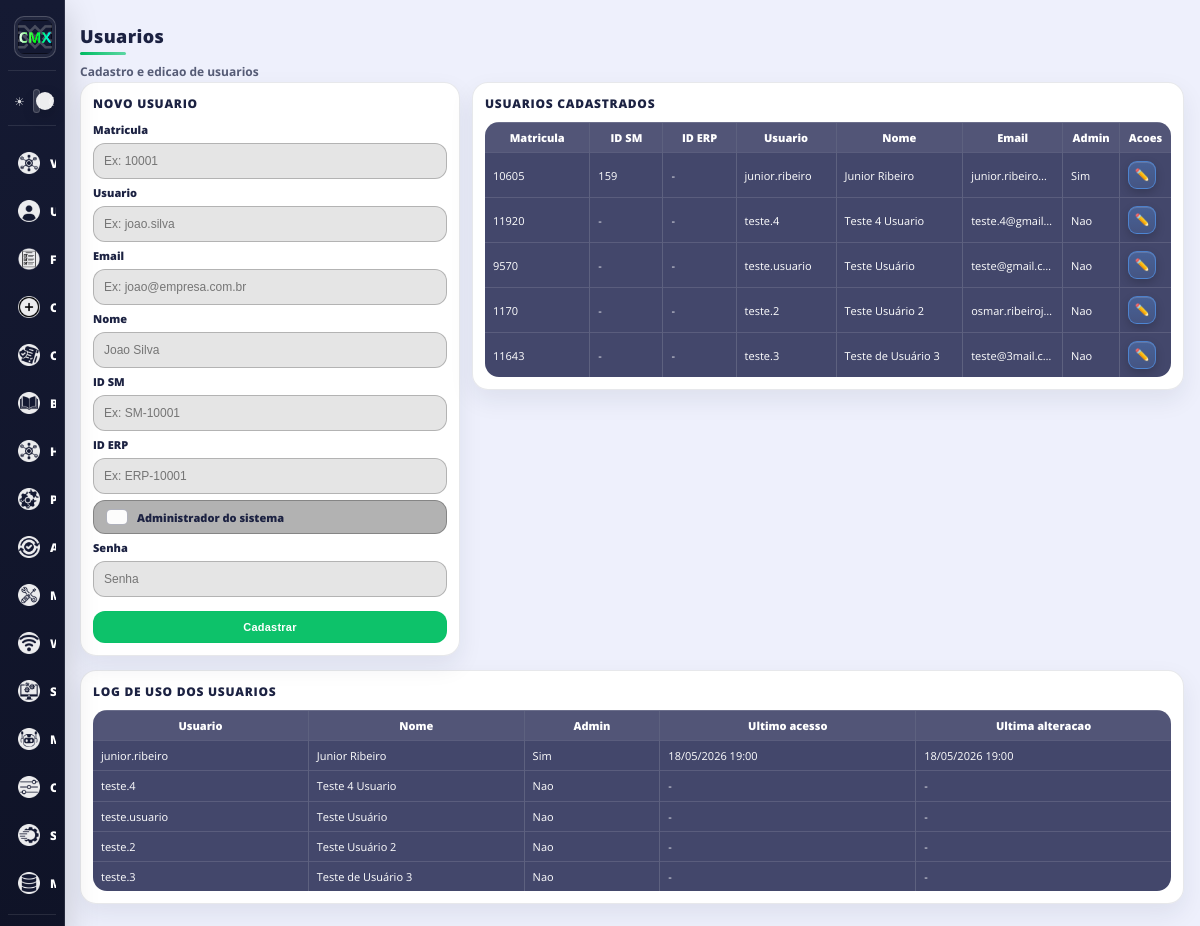
The page /main/create/user (signed in) on the database its author committed.
### accounts/models.py (models this page shows)
class User(AbstractUser):
    userId = models.CharField(max_length=20, unique=True)
    nameUser = models.CharField(max_length=150, null=True)
    id_sm = models.CharField(max_length=50, blank=True, null=True)
    id_erp = models.CharField(max_length=50, blank=True, null=True)
    is_system_admin = models.BooleanField(default=False)
    last_access_at = models.DateTimeField(blank=True, null=True)
    last_data_change_at = models.DateTimeField(blank=True, null=True)
    email = models.EmailField(unique=True)
    USERNAME_FIELD = 'username'
    REQUIRED_FIELDS = ['userId', 'email']

### generalapp/views.py (the view, shortened to what this page needs)
# urls.py: path('main/create/user', views.createUser, name='createUser'),
@login_required
def createUser(request):
    has_any_system_admin = User.objects.filter(is_system_admin=True).exists()
    can_manage_users = bool(
        getattr(request.user, "is_system_admin", False)
        or getattr(request.user, "is_superuser", False)
        or not has_any_system_admin
    )
    error_message = None
    success_message = None
    access_denied_message = None
    if not can_manage_users:
        access_denied_message = "Voce nao possui acesso a este modulo."
    users = User.objects.all().order_by("nameUser", "username")
    return render(
        request,
        "general/createUser.html",
        {
            "users": users,
            "can_manage_users": can_manage_users,
            "access_denied_message": access_denied_message,
            "error_message": error_message,
            "success_message": success_message,
        },
    )

### tiqueue/context_processors.py (called while the page is built)
def system_config(request):
    cfg = SystemConfig.objects.order_by("-updated_at", "-id").first()
    return {
        "sidebar_system_version": (cfg.system_version if cfg and cfg.system_version else ""),
    }

### templates/general/createUser.html (shortened to what this page needs)
{% load static %}
<!DOCTYPE html>
<head>
    <link rel="stylesheet" href="{% static '/style/theme.css'%}">
    <link rel="stylesheet" href="{% static '/style/createUser.css'%}">
    <link rel="stylesheet" href="{% static '/style/mainQueue.css'%}">
</head>
<body>
    {% include 'partials/sidebar.html' %}
    <div class="queue_main user-page">
        <div class="headerMain">
            <div class="headerTitle">
                <h1>Usuarios</h1>
                <div class="subtitle">Cadastro e edicao de usuarios</div>
            </div>
        </div>
        <div class="user-layout">
            <div class="user-card">
                <div class="user-card-title">Novo usuario</div>
                {% if can_manage_users %}
                <form method="POST" class="user-form">
                    <label for="create_userId">Matricula</label>
                    <input id="create_userId" type="text" name="userId" placeholder="Ex: 10001" required>
                    <label for="create_username">Usuario</label>
                    <input id="create_username" type="text" name="username" placeholder="Ex: joao.silva" required>
                    <label for="create_email">Email</label>
                    <input id="create_email" type="email" name="email" placeholder="Ex: joao@empresa.com.br" required>
                    <label for="create_nameUser">Nome</label>
                    <input id="create_nameUser" type="text" name="nameUser" placeholder="Joao Silva" required>
                    <label for="create_id_sm">ID SM</label>
                    <input id="create_id_sm" type="text" name="id_sm" placeholder="Ex: SM-10001">
                    <label for="create_id_erp">ID ERP</label>
                    <input id="create_id_erp" type="text" name="id_erp" placeholder="Ex: ERP-10001">
                    <label class="queue-check queue-control user-inline-check">
                        <input type="checkbox" name="is_system_admin">
                        <span>Administrador do sistema</span>
                    </label>
                    <label for="create_password">Senha</label>
                    <input id="create_password" type="password" name="password" placeholder="Senha" required>
                    <button type="submit" class="queue-primary-btn user-submit-btn">Cadastrar</button>
                </form>
                {% else %}
                <div class="user-alert user-alert-error">Sem permissao para cadastrar usuarios.</div>
                {% endif %}
            </div>
            <div class="user-card">
                <div class="user-card-title">Usuarios cadastrados</div>
                <div class="user-table-wrap">
                    <table class="user-table">
                        <thead>
                            <tr>
                                <th style="width: 17%;">Matricula</th>
                                <th style="width: 11%;">ID SM</th>
                                <th style="width: 11%;">ID ERP</th>
                                <th style="width: 16%;">Usuario</th>
                                <th style="width: 21%;">Nome</th>
                                <th style="width: 16%;">Email</th>
                                <th style="width: 8%;">Admin</th>
                                <th style="width: 7%;">Acoes</th>
                            </tr>
                        </thead>
                        <tbody>
                            {% for u in users %}
                                <tr>
                                    <td>{{ u.userId }}</td>
                                    <td>{{ u.id_sm|default:"-" }}</td>
                                    <td>{{ u.id_erp|default:"-" }}</td>
                                    <td>{{ u.username }}</td>
                                    <td>{{ u.nameUser|default:"-" }}</td>
                                    <td>{{ u.email }}</td>
                                    <td>{% if u.is_system_admin %}Sim{% else %}Nao{% endif %}</td>
                                    <td>
                                        {% if can_manage_users %}
                                        <button
                                            type="button"
                                            class="queue-action-btn action-edit"
                                            title="Editar"
                                            aria-label="Editar"
                                            onclick="openEditUserModal(this)"
                                            data-user-pk="{{ u.pk }}"
                                            data-user-id="{{ u.userId }}"
                                            data-username="{{ u.username }}"
                                            data-name-user="{{ u.nameUser|default:'' }}"
                                            data-email="{{ u.email }}"
                                            data-id-sm="{{ u.id_sm|default:'' }}"
                                            data-id-erp="{{ u.id_erp|default:'' }}"
                                            data-is-admin="{% if u.is_system_admin %}1{% else %}0{% endif %}"
                                        >&#x270F;&#xFE0F;</button>
                                        {% else %}
                                        -
                                        {% endif %}
                                    </td>
                                </tr>
                            {% empty %}
                                <tr>
                                    <td colspan="8">Nenhum usuario cadastrado.</td>
                                </tr>
                            {% endfor %}
                        </tbody>
                    </table>
                </div>
            </div>
        </div>
        <div class="user-card" style="margin-top: 14px;">
            <div class="user-card-title">Log de uso dos usuarios</div>
            <div class="user-table-wrap">
                <table class="user-table">
                    <thead>
                        <tr>
                            <th style="width: 20%;">Usuario</th>
                            <th style="width: 20%;">Nome</th>
                            <th style="width: 12%;">Admin</th>
                            <th style="width: 24%;">Ultimo acesso</th>
                            <th style="width: 24%;">Ultima alteracao</th>
                        </tr>
                    </thead>
                    <tbody>
                        {% for u in users %}
                            <tr>
                                <td>{{ u.username }}</td>
                                <td>{{ u.nameUser|default:"-" }}</td>
                                <td>{% if u.is_system_admin %}Sim{% else %}Nao{% endif %}</td>
                                <td>{% if u.last_access_at %}{{ u.last_access_at|date:"d/m/Y H:i" }}{% else %}-{% endif %}</td>
                                <td>{% if u.last_data_change_at %}{{ u.last_data_change_at|date:"d/m/Y H:i" }}{% else %}-{% endif %}</td>
                            </tr>
                        {% empty %}
                            <tr><td colspan="5">Nenhum usuario encontrado.</td></tr>
                        {% endfor %}
                    </tbody>
                </table>
            </div>
        </div>
    </div>
</body>

### connect/static/style/theme.css (style rules this page uses)
* { scrollbar-width: thin; scrollbar-color: rgba(0, 191, 99, 0.9) rgba(28, 34, 66, 0.18); }
input[type="checkbox"]:not([data-theme-switch]) { --cb-size: 16px; appearance: none; -webkit-appearance: none; width: var(--cb-size); height: var(--cb-size); border-radius: 5px; border: 1.5px solid rgba(28, 34, 66, 0.34); background: rgba(255, 255, 255, 0.96); display: inline-grid; place-items: center; cursor: pointer; transition: background-color 0.14s ease, border-color 0.14s ease, box-shadow 0.14s ease, transform 0.08s ease; }

### connect/static/style/createUser.css (style rules this page uses)
.user-page { padding: 6px 8px 14px 8px; }
.user-layout { display: grid; grid-template-columns: minmax(280px, 380px) 1fr; gap: 12px; align-items: start; }
.user-card { background: var(--surface-1, rgba(255, 255, 255, 0.95)); border-radius: 16px; border: 1px solid var(--surface-border, rgba(28, 34, 66, 0.10)); box-shadow: var(--surface-shadow, 0 10px 24px rgba(28, 34, 66, 0.08)); padding: 12px; }
.user-card-title { font-size: 12px; font-weight: 900; text-transform: uppercase; letter-spacing: 0.06em; color: var(--title-text, #1c2242); margin-bottom: 10px; }
.user-form { display: grid; gap: 6px; }
.user-form label { font-size: 11px; font-weight: 800; color: var(--page-text, #1c2242); }
.user-form input { height: 34px; border-radius: 12px; border: 1px solid rgba(0, 0, 0, 0.22); background: rgba(0, 0, 0, 0.10); color: var(--page-text, #1c2242); padding: 0 10px; font-size: 12px; outline: none; }
.user-submit-btn { margin-top: 8px; width: 100%; }
.user-table-wrap { overflow-x: auto; }
.user-table { width: 100%; border-collapse: collapse; table-layout: fixed; background: #43476b; border-radius: 14px; overflow: hidden; }
.user-table th, .user-table td { color: #ffffff; font-size: 11px; line-height: 1.2; padding: 8px; border-left: 1px solid rgba(255, 255, 255, 0.14); border-top: 1px solid rgba(255, 255, 255, 0.12); white-space: nowrap; text-overflow: ellipsis; overflow: hidden; }
.user-table th:first-child, .user-table td:first-child { border-left: none; }
.user-table thead th { background: rgba(255, 255, 255, 0.08); border-top: 1px solid rgba(255, 255, 255, 0.22); font-weight: 800; }

### rows shown on the page
User: userId "10605", id_sm "159", id_erp "-", username "junior.ribeiro", nameUser "Junior Ribeiro", email "junior.ribeiro…", is_system_admin "Sim", last_access_at "18/05/2026 19:00", last_data_change_at "18/05/2026 19:00"
User: userId "11920", id_sm "-", id_erp "-", username "teste.4", nameUser "Teste 4 Usuario", email "teste.4@gmail…", is_system_admin "Nao"
User: userId "9570", id_sm "-", id_erp "-", username "teste.usuario", nameUser "Teste Usuário", email "teste@gmail.c…", is_system_admin "Nao"
User: userId "1170", id_sm "-", id_erp "-", username "teste.2", nameUser "Teste Usuário 2", email "osmar.ribeiroj…", is_system_admin "Nao"
User: userId "11643", id_sm "-", id_erp "-", username "teste.3", nameUser "Teste de Usuário 3", email "teste@3mail.c…", is_system_admin "Nao"
